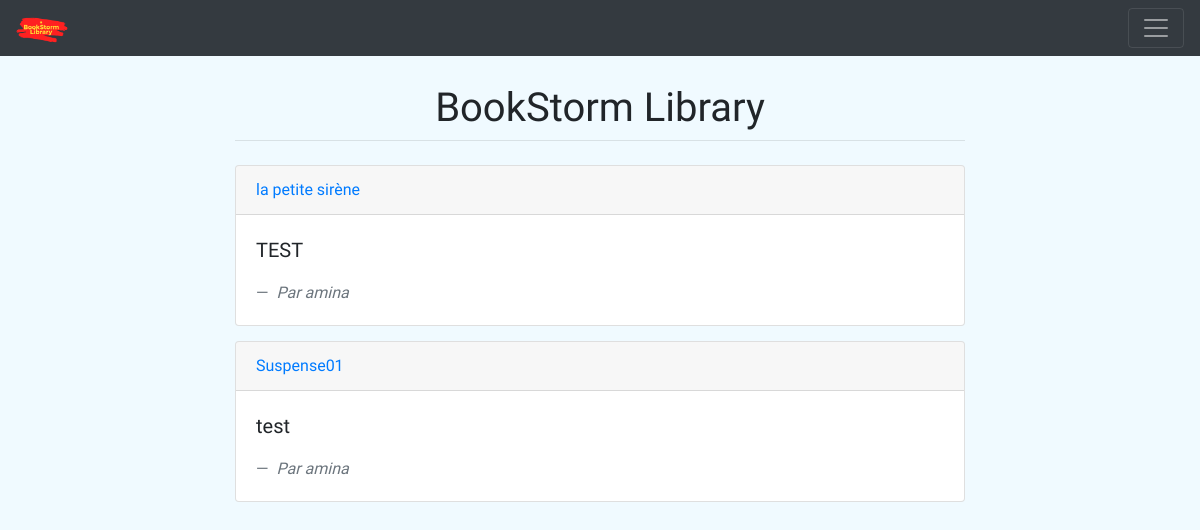
/books/, run on an earlier commit of the app's database.
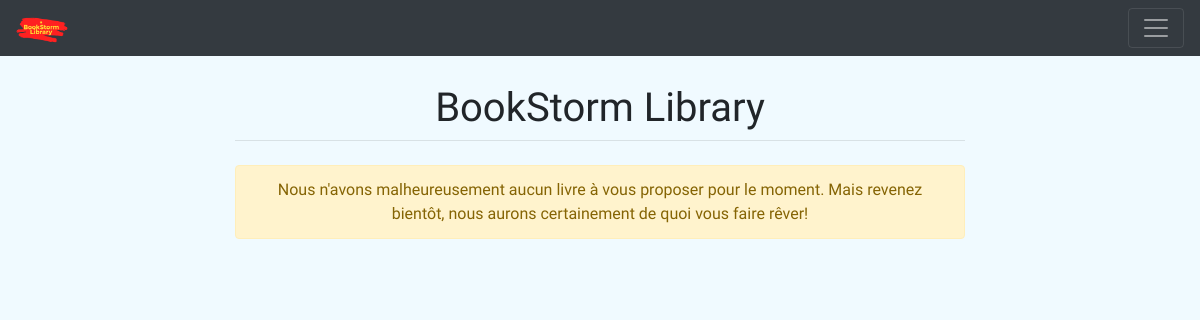
And on a later commit of the database.
### books/models.py (models this page shows, shortened)
class Book(models.Model): #() indicate inheritance
	title				= models.CharField(max_length=120)
	summary 			= models.TextField()
	author				= models.ForeignKey(Account, on_delete=models.CASCADE) # possible values: [CASCADE, PROTECT, SET_NULL, SET_DEFAULT, SET(value)]
	publication_date	= models.DateField()
	create_stamp        = models.DateField(auto_now_add=True)
	categories			= models.ManyToManyField(Category) # ManyToMany relationship with the Category model class
	price				= models.DecimalField(max_digits = 5, decimal_places = 2)
	nb_likes			= models.IntegerField(default=0, editable=False)
	cover_page			= models.ImageField(upload_to='images/books_cover_pages/', null=True, blank=True) #FileField with built-in validations - comes from Pillow

### accounts/models.py (models this page shows, shortened)
class Account(AbstractUser):
    is_author	= models.BooleanField(default=False)
    is_visitor	= models.BooleanField(default=False)

### books/views.py (the view)
# urls.py: path('', BookListView.as_view(), name='book-list'),
class BookListView(ListView):
	template_name = 'books/book_list.html'
	queryset = Book.objects.all()

### books/templates/books/book_list.html
{% extends 'base.html' %}
{% block content %}
    {% for book in object_list %}
        <div class="card" style="margin-bottom: 15px">
          <div class="card-header">
            <a href="{% url 'books:book-detail' book.id %}">{{ book.title }}</a>
            </div>
            <div class="card-body">
            <blockquote class="blockquote mb-0">
            <p> {{ book.summary }}</p>
                <footer class="blockquote-footer">
                    <cite title="Author">Par
                        {% if not book.author.get_full_name %}
                            {{book.author.get_username}}
                        {% else %}
                            {{ book.author.get_full_name }}
                        {% endif %}
                    </cite>
                </footer>
                </blockquote>
            </div>
        </div>
        {% empty %}
        <div class="alert alert-warning text-center">Nous n'avons malheureusement aucun livre à vous proposer pour le moment. Mais revenez bientôt, nous aurons certainement de quoi vous faire rêver!</div>
    {% endfor %}
{% endblock %}

What changed in the data, as far as the page shows it:
removed Book: title "la petite sirène", summary "TEST", author.get_username "amina"
removed Book: title "Suspense01", summary "test", author.get_username "amina"
Also different on the page:
text now shown: "Nous n'avons malheureusement aucun livre à vous proposer pour le moment. Mais revenez bientôt, nous aurons certainement de quoi vous faire rêver!"
